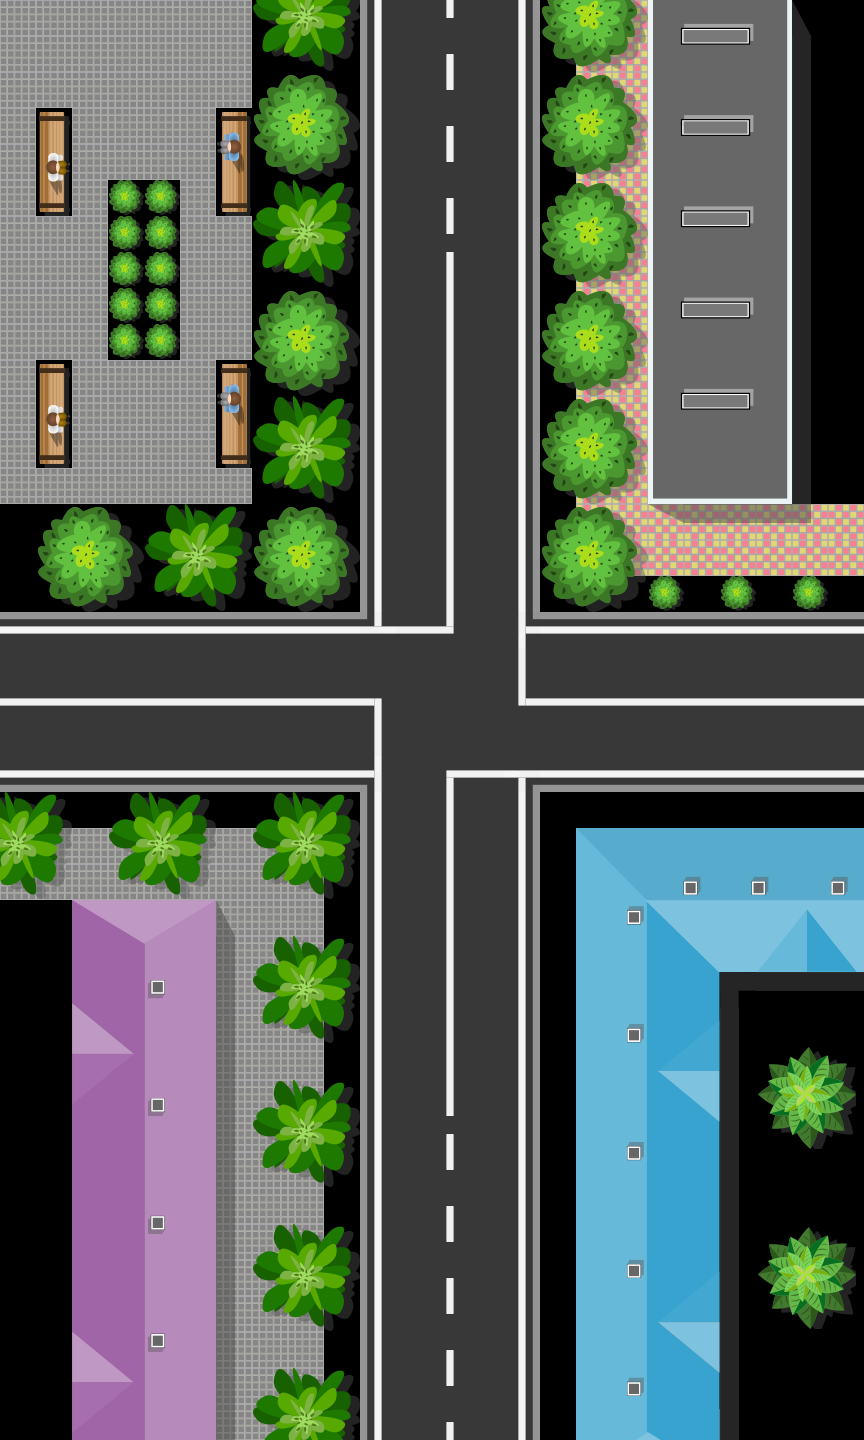

Below is a game level as drawn by its tile map, then a one-line description and the .tmx that defines it (tile-layer data replaced by summaries):
An orthogonal 24x40 tile map with 36x36 px tiles, 2 tile layers (Road Map, city) and 17 objects (3x 1, 3x 2, 3x 3, 4, 5, ...).

<map version="1.8" tiledversion="1.8.0" orientation="orthogonal" renderorder="right-down" width="24" height="40" tilewidth="36" tileheight="36" infinite="0" nextlayerid="10" nextobjectid="88">
 <tileset firstgid="1" name="new_tile_map" tilewidth="36" tileheight="36" tilecount="784" columns="28">
  <image source="../map_tileset/new_tile_map.png" width="1024" height="1024" />
 </tileset>
 <layer id="1" name="Road Map" width="24" height="40">
  <data>[960 cells, 803 non-empty, 244 distinct tile ids]</data>
 </layer>
 <layer id="9" name="city" width="24" height="40">
  <data>[960 cells, 145 non-empty, 22 distinct tile ids]</data>
 </layer>
 <objectgroup id="2" name="Follow Path 1" visible="0">
  <object id="2" name="1" x="315.956" y="737.012">
   <ellipse />
  </object>
  <object id="3" name="2" x="967.977" y="736.711">
   <ellipse />
  </object>
  <object id="4" name="3" x="1275.85" y="1014.43">
   <ellipse />
  </object>
 </objectgroup>
 <objectgroup id="3" name="Follow Path 2" visible="0">
  <object id="8" name="1" x="490.701" y="863.731">
   <ellipse />
  </object>
  <object id="9" name="2" x="490.352" y="-6.86684">
   <ellipse />
  </object>
  <object id="33" name="3" x="603.592" y="-115.684">
   <ellipse />
  </object>
 </objectgroup>
 <objectgroup id="4" name="Follow Path 3" visible="0">
  <object id="73" name="1" x="415.737" y="553.124">
   <ellipse />
  </object>
  <object id="74" name="2" x="416.169" y="605.18">
   <ellipse />
  </object>
  <object id="75" name="3" x="425.295" y="700.86">
   <ellipse />
  </object>
  <object id="77" name="4" x="452.373" y="734.31">
   <ellipse />
  </object>
  <object id="78" name="5" x="500.159" y="739.089">
   <ellipse />
  </object>
  <object id="79" name="6" x="927.314" y="736.778">
   <ellipse />
  </object>
  <object id="80" name="7" x="1145.16" y="551.17">
   <ellipse />
  </object>
 </objectgroup>
 <objectgroup id="5" name="TrLights 1" visible="0">
  <object id="69" name="1_1" x="542.64" y="882.212">
   <ellipse />
  </object>
 </objectgroup>
 <objectgroup id="6" name="TrLights 2" visible="0">
  <object id="81" name="1_2" x="350.43" y="524.052">
   <ellipse />
  </object>
 </objectgroup>
 <objectgroup id="7" name="TrLights 3" visible="0">
  <object id="82" name="2_1" x="270.787" y="794.839">
   <ellipse />
  </object>
 </objectgroup>
 <objectgroup id="8" name="TrLights 4" visible="0">
  <object id="84" name="2_2" x="627.588" y="608.474">
   <ellipse />
  </object>
 </objectgroup>
</map>
